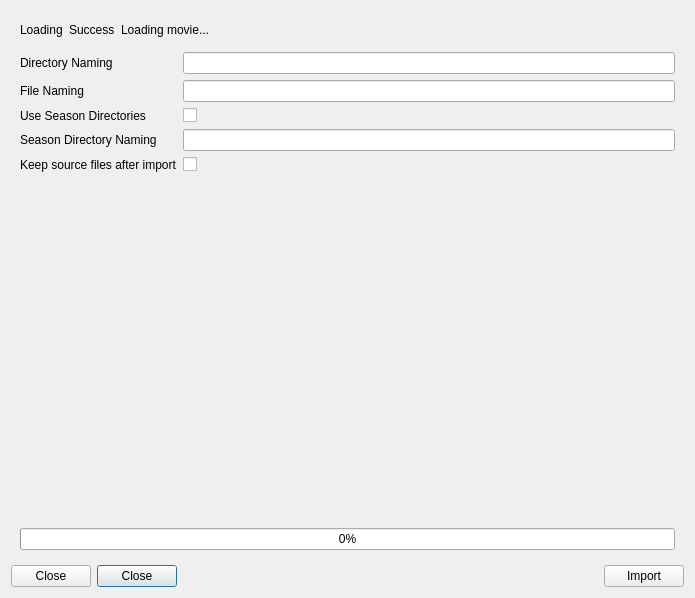
<?xml version="1.0" encoding="UTF-8"?>
<ui version="4.0">
 <class>ImportDialog</class>
 <widget class="QDialog" name="ImportDialog">
  <property name="windowModality">
   <enum>Qt::WindowModality::WindowModal</enum>
  </property>
  <property name="geometry">
   <rect>
    <x>0</x>
    <y>0</y>
    <width>695</width>
    <height>598</height>
   </rect>
  </property>
  <property name="windowTitle">
   <string>MediaElch</string>
  </property>
  <property name="windowIcon">
   <iconset resource="../../../data/MediaElch.qrc">
    <normaloff>:/img/MediaElch.png</normaloff>:/img/MediaElch.png</iconset>
  </property>
  <property name="modal">
   <bool>true</bool>
  </property>
  <layout class="QVBoxLayout" name="verticalLayout" stretch="1,0">
   <item>
    <widget class="SlidingStackedWidget" name="stackedWidget">
     <property name="currentIndex">
      <number>1</number>
     </property>
     <widget class="MovieSearchWidget" name="movieSearchWidget"/>
     <widget class="QWidget" name="importPage">
      <layout class="QVBoxLayout" name="verticalLayout_3">
       <item>
        <layout class="QHBoxLayout" name="horizontalLayout_2" stretch="0,0,1,0">
         <item>
          <widget class="QLabel" name="loading">
           <property name="text">
            <string>Loading</string>
           </property>
          </widget>
         </item>
         <item>
          <widget class="Badge" name="badgeSuccess">
           <property name="text">
            <string>Success</string>
           </property>
          </widget>
         </item>
         <item>
          <widget class="QLabel" name="labelLoading">
           <property name="text">
            <string>Loading movie...</string>
           </property>
          </widget>
         </item>
         <item>
          <spacer name="horizontalSpacer_2">
           <property name="orientation">
            <enum>Qt::Orientation::Horizontal</enum>
           </property>
           <property name="sizeHint" stdset="0">
            <size>
             <width>40</width>
             <height>20</height>
            </size>
           </property>
          </spacer>
         </item>
        </layout>
       </item>
       <item>
        <widget class="RenamerPlaceholdersWidget" name="placeholders" native="true"/>
       </item>
       <item>
        <layout class="QFormLayout" name="formLayout">
         <item row="0" column="0">
          <widget class="QLabel" name="labelDirectoryNaming">
           <property name="text">
            <string>Directory Naming</string>
           </property>
          </widget>
         </item>
         <item row="0" column="1">
          <widget class="QLineEdit" name="directoryNaming"/>
         </item>
         <item row="1" column="0">
          <widget class="QLabel" name="label">
           <property name="text">
            <string>File Naming</string>
           </property>
          </widget>
         </item>
         <item row="1" column="1">
          <widget class="QLineEdit" name="fileNaming"/>
         </item>
         <item row="2" column="1">
          <widget class="QCheckBox" name="chkSeasonDirectories">
           <property name="text">
            <string/>
           </property>
          </widget>
         </item>
         <item row="2" column="0">
          <widget class="QLabel" name="labelUseSeasonDirectories">
           <property name="text">
            <string>Use Season Directories</string>
           </property>
          </widget>
         </item>
         <item row="3" column="0">
          <widget class="QLabel" name="labelSeasonNaming">
           <property name="text">
            <string>Season Directory Naming</string>
           </property>
          </widget>
         </item>
         <item row="3" column="1">
          <widget class="QLineEdit" name="seasonNaming"/>
         </item>
         <item row="4" column="1">
          <widget class="QCheckBox" name="chkKeepSourceFiles">
           <property name="text">
            <string/>
           </property>
          </widget>
         </item>
         <item row="4" column="0">
          <widget class="QLabel" name="label_5">
           <property name="text">
            <string>Keep source files after import</string>
           </property>
          </widget>
         </item>
        </layout>
       </item>
       <item>
        <spacer name="verticalSpacer">
         <property name="orientation">
          <enum>Qt::Orientation::Vertical</enum>
         </property>
         <property name="sizeHint" stdset="0">
          <size>
           <width>20</width>
           <height>40</height>
          </size>
         </property>
        </spacer>
       </item>
       <item>
        <widget class="QProgressBar" name="progressBar">
         <property name="minimum">
          <number>0</number>
         </property>
         <property name="maximum">
          <number>100</number>
         </property>
         <property name="value">
          <number>0</number>
         </property>
        </widget>
       </item>
      </layout>
     </widget>
     <widget class="ConcertSearchWidget" name="concertSearchWidget"/>
     <widget class="TvShowSearchWidget" name="tvShowSearchWidget"/>
    </widget>
   </item>
   <item>
    <layout class="QHBoxLayout" name="horizontalLayout2">
     <item>
      <widget class="QPushButton" name="btnReject">
       <property name="text">
        <string>Close</string>
       </property>
       <property name="autoDefault">
        <bool>false</bool>
       </property>
      </widget>
     </item>
     <item>
      <widget class="QPushButton" name="btnAccept">
       <property name="text">
        <string>Close</string>
       </property>
      </widget>
     </item>
     <item>
      <spacer name="horizontalSpacer">
       <property name="orientation">
        <enum>Qt::Orientation::Horizontal</enum>
       </property>
       <property name="sizeHint" stdset="0">
        <size>
         <width>40</width>
         <height>20</height>
        </size>
       </property>
      </spacer>
     </item>
     <item>
      <widget class="QPushButton" name="btnImport">
       <property name="text">
        <string>Import</string>
       </property>
      </widget>
     </item>
    </layout>
   </item>
  </layout>
 </widget>
 <customwidgets>
  <customwidget>
   <class>RenamerPlaceholdersWidget</class>
   <extends>QWidget</extends>
   <header>ui/renamer/RenamerPlaceholdersWidget.h</header>
   <container>1</container>
  </customwidget>
  <customwidget>
   <class>Badge</class>
   <extends>QLabel</extends>
   <header>ui/small_widgets/Badge.h</header>
  </customwidget>
  <customwidget>
   <class>ConcertSearchWidget</class>
   <extends>QWidget</extends>
   <header>ui/concerts/ConcertSearchWidget.h</header>
   <container>1</container>
  </customwidget>
  <customwidget>
   <class>SlidingStackedWidget</class>
   <extends>QStackedWidget</extends>
   <header>ui/small_widgets/SlidingStackedWidget.h</header>
   <container>1</container>
  </customwidget>
  <customwidget>
   <class>MovieSearchWidget</class>
   <extends>QWidget</extends>
   <header>ui/movies/MovieSearchWidget.h</header>
   <container>1</container>
  </customwidget>
  <customwidget>
   <class>TvShowSearchWidget</class>
   <extends>QWidget</extends>
   <header>ui/tv_show/TvShowSearchWidget.h</header>
   <container>1</container>
  </customwidget>
 </customwidgets>
 <resources>
  <include location="../../../data/MediaElch.qrc"/>
 </resources>
 <connections>
  <connection>
   <sender>btnReject</sender>
   <signal>clicked()</signal>
   <receiver>ImportDialog</receiver>
   <slot>reject()</slot>
   <hints>
    <hint type="sourcelabel">
     <x>709</x>
     <y>554</y>
    </hint>
    <hint type="destinationlabel">
     <x>379</x>
     <y>291</y>
    </hint>
   </hints>
  </connection>
  <connection>
   <sender>btnAccept</sender>
   <signal>clicked()</signal>
   <receiver>ImportDialog</receiver>
   <slot>accept()</slot>
   <hints>
    <hint type="sourcelabel">
     <x>129</x>
     <y>554</y>
    </hint>
    <hint type="destinationlabel">
     <x>379</x>
     <y>291</y>
    </hint>
   </hints>
  </connection>
 </connections>
</ui>
